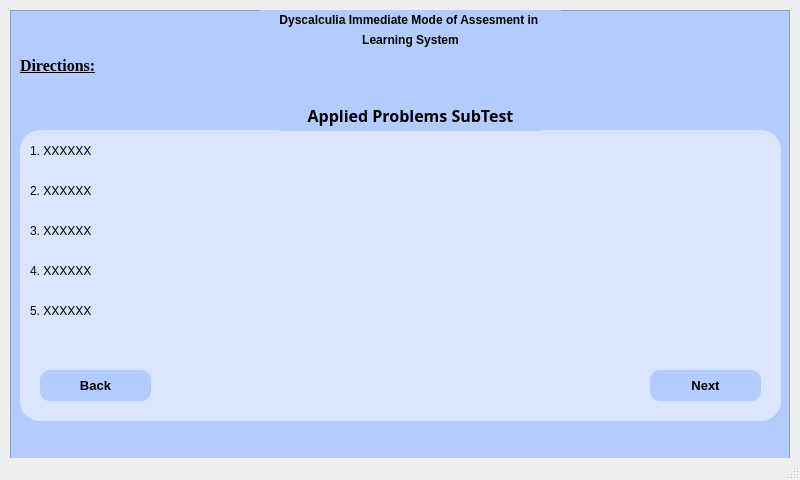
<?xml version="1.0" encoding="UTF-8"?>
<ui version="4.0">
 <class>MainWindow</class>
 <widget class="QMainWindow" name="MainWindow">
  <property name="geometry">
   <rect>
    <x>0</x>
    <y>0</y>
    <width>800</width>
    <height>480</height>
   </rect>
  </property>
  <property name="windowTitle">
   <string>MainWindow</string>
  </property>
  <widget class="QWidget" name="centralwidget">
   <widget class="QFrame" name="frame">
    <property name="geometry">
     <rect>
      <x>10</x>
      <y>10</y>
      <width>780</width>
      <height>480</height>
     </rect>
    </property>
    <property name="styleSheet">
     <string notr="true">background-color: rgb(180, 203, 253);</string>
    </property>
    <property name="frameShape">
     <enum>QFrame::StyledPanel</enum>
    </property>
    <property name="frameShadow">
     <enum>QFrame::Raised</enum>
    </property>
    <widget class="QLabel" name="label">
     <property name="geometry">
      <rect>
       <x>250</x>
       <y>0</y>
       <width>301</width>
       <height>20</height>
      </rect>
     </property>
     <property name="font">
      <font>
       <weight>75</weight>
       <bold>true</bold>
       <underline>false</underline>
      </font>
     </property>
     <property name="text">
      <string>Dyscalculia Immediate Mode of Assesment in </string>
     </property>
     <property name="alignment">
      <set>Qt::AlignCenter</set>
     </property>
     <property name="wordWrap">
      <bool>false</bool>
     </property>
    </widget>
    <widget class="QLabel" name="label_2">
     <property name="geometry">
      <rect>
       <x>250</x>
       <y>20</y>
       <width>301</width>
       <height>20</height>
      </rect>
     </property>
     <property name="font">
      <font>
       <weight>75</weight>
       <bold>true</bold>
       <underline>false</underline>
      </font>
     </property>
     <property name="text">
      <string>Learning System</string>
     </property>
     <property name="alignment">
      <set>Qt::AlignCenter</set>
     </property>
     <property name="wordWrap">
      <bool>false</bool>
     </property>
    </widget>
    <widget class="QLabel" name="label_3">
     <property name="geometry">
      <rect>
       <x>10</x>
       <y>40</y>
       <width>91</width>
       <height>31</height>
      </rect>
     </property>
     <property name="font">
      <font>
       <family>Times New Roman</family>
       <pointsize>12</pointsize>
       <weight>75</weight>
       <bold>true</bold>
       <underline>true</underline>
      </font>
     </property>
     <property name="mouseTracking">
      <bool>false</bool>
     </property>
     <property name="text">
      <string>Directions:</string>
     </property>
    </widget>
    <widget class="QFrame" name="frame_2">
     <property name="geometry">
      <rect>
       <x>10</x>
       <y>120</y>
       <width>761</width>
       <height>291</height>
      </rect>
     </property>
     <property name="styleSheet">
      <string notr="true">background-color: rgb(218, 229, 255);
border-radius: 20px;</string>
     </property>
     <property name="frameShape">
      <enum>QFrame::StyledPanel</enum>
     </property>
     <property name="frameShadow">
      <enum>QFrame::Raised</enum>
     </property>
     <widget class="QLabel" name="label_5">
      <property name="geometry">
       <rect>
        <x>10</x>
        <y>10</y>
        <width>741</width>
        <height>21</height>
       </rect>
      </property>
      <property name="text">
       <string>1. XXXXXX</string>
      </property>
     </widget>
     <widget class="QLabel" name="label_6">
      <property name="geometry">
       <rect>
        <x>10</x>
        <y>50</y>
        <width>741</width>
        <height>21</height>
       </rect>
      </property>
      <property name="text">
       <string>2. XXXXXX</string>
      </property>
     </widget>
     <widget class="QLabel" name="label_7">
      <property name="geometry">
       <rect>
        <x>10</x>
        <y>90</y>
        <width>741</width>
        <height>21</height>
       </rect>
      </property>
      <property name="text">
       <string>3. XXXXXX</string>
      </property>
     </widget>
     <widget class="QLabel" name="label_8">
      <property name="geometry">
       <rect>
        <x>10</x>
        <y>130</y>
        <width>741</width>
        <height>21</height>
       </rect>
      </property>
      <property name="text">
       <string>4. XXXXXX</string>
      </property>
     </widget>
     <widget class="QLabel" name="label_9">
      <property name="geometry">
       <rect>
        <x>10</x>
        <y>170</y>
        <width>741</width>
        <height>21</height>
       </rect>
      </property>
      <property name="text">
       <string>5. XXXXXX</string>
      </property>
     </widget>
     <widget class="QPushButton" name="pushButton">
      <property name="geometry">
       <rect>
        <x>20</x>
        <y>240</y>
        <width>111</width>
        <height>31</height>
       </rect>
      </property>
      <property name="font">
       <font>
        <pointsize>10</pointsize>
        <weight>75</weight>
        <bold>true</bold>
       </font>
      </property>
      <property name="cursor">
       <cursorShape>PointingHandCursor</cursorShape>
      </property>
      <property name="styleSheet">
       <string notr="true">background-color: rgb(180, 203, 253);
border-radius: 10px;</string>
      </property>
      <property name="text">
       <string>Back</string>
      </property>
     </widget>
     <widget class="QPushButton" name="pushButton_2">
      <property name="geometry">
       <rect>
        <x>630</x>
        <y>240</y>
        <width>111</width>
        <height>31</height>
       </rect>
      </property>
      <property name="font">
       <font>
        <pointsize>10</pointsize>
        <weight>75</weight>
        <bold>true</bold>
        <kerning>true</kerning>
       </font>
      </property>
      <property name="cursor">
       <cursorShape>PointingHandCursor</cursorShape>
      </property>
      <property name="acceptDrops">
       <bool>false</bool>
      </property>
      <property name="styleSheet">
       <string notr="true">background-color: rgb(180, 203, 253);
border-radius: 10px;</string>
      </property>
      <property name="text">
       <string>Next</string>
      </property>
      <property name="autoDefault">
       <bool>false</bool>
      </property>
     </widget>
    </widget>
    <widget class="QLabel" name="label_4">
     <property name="geometry">
      <rect>
       <x>270</x>
       <y>90</y>
       <width>261</width>
       <height>31</height>
      </rect>
     </property>
     <property name="font">
      <font>
       <family>Baskerville Old Face</family>
       <pointsize>12</pointsize>
       <weight>75</weight>
       <bold>true</bold>
       <underline>false</underline>
      </font>
     </property>
     <property name="mouseTracking">
      <bool>false</bool>
     </property>
     <property name="text">
      <string>Applied Problems SubTest</string>
     </property>
     <property name="alignment">
      <set>Qt::AlignCenter</set>
     </property>
    </widget>
   </widget>
  </widget>
  <widget class="QStatusBar" name="statusbar"/>
  <action name="actionExit">
   <property name="text">
    <string>Home</string>
   </property>
  </action>
  <action name="actionExit_2">
   <property name="text">
    <string>Exit</string>
   </property>
  </action>
 </widget>
 <resources/>
 <connections/>
</ui>
